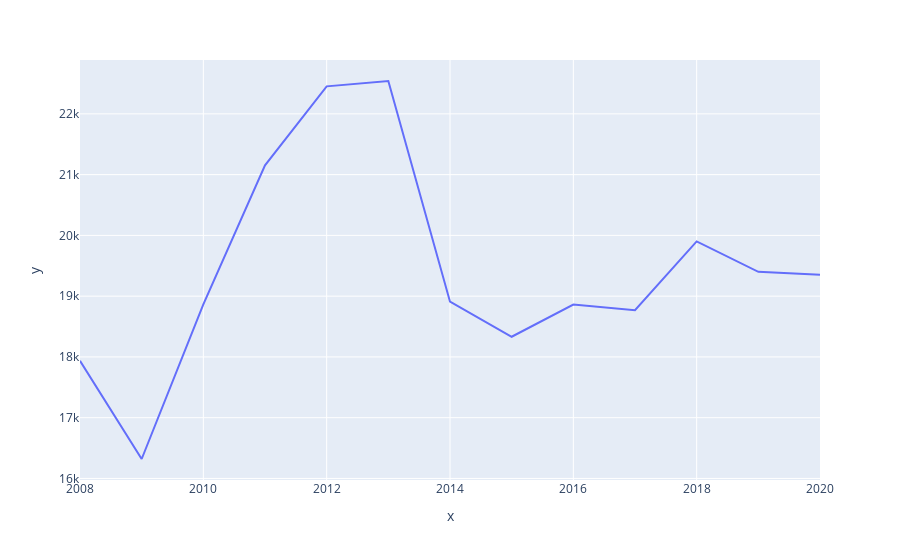

The code cell stored with this chart in its notebook:
### Code cell
fig = px.line(x=season_runs.Season, y=season_runs.total_runs)
fig.show()

### Figure 1 — Plotly figure (JSON) as saved in the notebook; plotly's stock layout.template omitted (floating-point values rounded to 4 significant figures)
{"data": [{"hovertemplate": "x=%{x}<br>y=%{y}<extra></extra>", "legendgroup": "", "line": {"color": "#636efa", "dash": "solid"}, "marker": {"symbol": "circle"}, "mode": "lines", "name": "", "orientation": "v", "showlegend": false, "type": "scatter", "x": [2008, 2009, 2010, 2011, 2012, 2013, 2014, 2015, 2016, 2017, 2018, 2019, 2020], "xaxis": "x", "y": [17937, 16320, 18864, 21154, 22453, 22541, 18909, 18332, 18862, 18769, 19901, 19400, 19352], "yaxis": "y"}], "layout": {"legend": {"tracegroupgap": 0}, "margin": {"t": 60}, "xaxis": {"anchor": "y", "domain": [0, 1], "title": {"text": "x"}}, "yaxis": {"anchor": "x", "domain": [0, 1], "title": {"text": "y"}}}}
